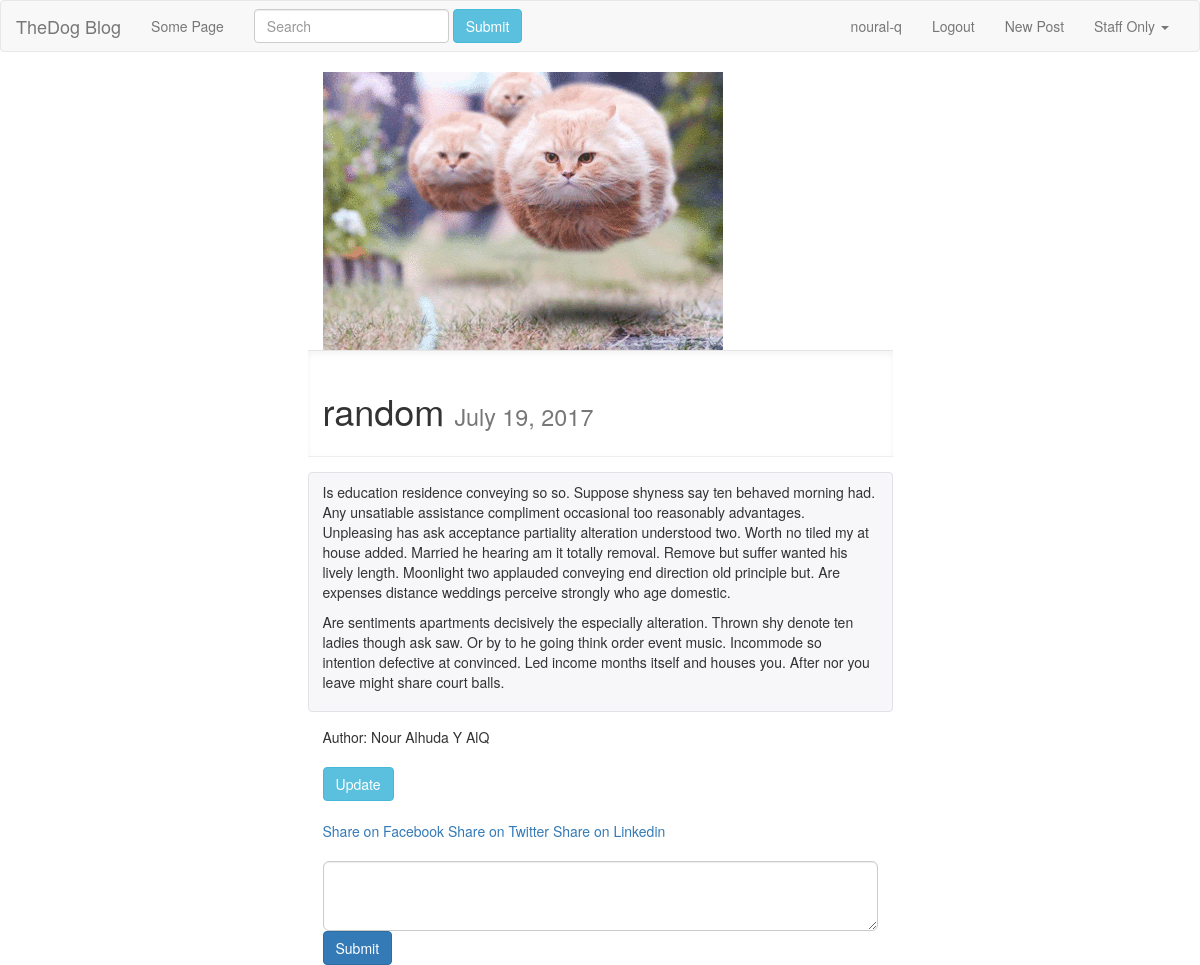
Page /posts/detail/random/ (signed in) on the committed database.
### posts/models.py (models this page shows, shortened)
class Post(models.Model):
    author = models.ForeignKey(settings.AUTH_USER_MODEL, default=1)
    title = models.CharField(max_length=255)
    slug = models.SlugField(unique=True)
    image = models.ImageField(null=True, blank=True, upload_to="post_images")
    content = models.TextField()
    draft = models.BooleanField(default=False)
    publish = models.DateField(auto_now=False, auto_now_add=False)
    updated = models.DateTimeField(auto_now=True, auto_now_add=False)
    timestamp = models.DateTimeField(auto_now=False, auto_now_add=True)
    def get_absolute_url(self):
        return reverse("detail", kwargs={"post_slug": self.slug})
    class Meta:
       ordering = ["-timestamp", "-updated"]

### posts/views.py (the view)
# urls.py: url(r'^detail/(?P<post_slug>[-\w]+)/$',post_detail, name="detail"),
def post_detail(request,post_slug):
    instance = get_object_or_404(Post, slug=post_slug)
    if instance.publish>timezone.now().date() or instance .draft:
        if not (request.user.is_staff or request.user.is_superuser):
            raise Http404
    context = {
    "title": "Detail",
    "instance": instance,
    "share_string": quote(instance.content)
    }
    return render(request, 'post_detail.html', context)

### posts/templatetags/urlify.py (called while the page is built)
@register.filter
def urlify(value):
    return quote(value)

### posts/templates/post_detail.html (shortened to what this page needs)
{% extends "base.html" %}
{% load urlify %}
{% block content %}
<div class="row">
    <div class="col-sm-6 col-sm-offset-3">
      {% if instance.image %}
        <img src="{{instance.image.url}}" alt="" class="img-responsive">
      {% endif %}
       <div class="bs-example">
       <h1>{{instance.title}} <small>{{instance.publish}}</small></h1>
       </div>
       <figure class="highlight">{{instance.content| linebreaks}}</figure>
       Author: {{instance.author.get_full_name}} <br><br>
       <a href="{% url 'update' post_slug=instance.slug %}" class='btn btn-info' type="submit" >Update</a><br><br>
       <a href="https://www.facebook.com/sharer/sharer.php?u={{request.build_absolute_uri}}">
	   Share on Facebook
	   </a>
	   <a href="https://twitter.com/home?status={{share_string}}%20{{request.build_absolute_uri}}">
       Share on Twitter
       </a>
       <a href="https://www.linkedin.com/shareArticle?mini=true&url={{request.build_absolute_uri}}&title={{instance.title|urlify}}&summary={{instance.content|truncatechars:35|urlify}}&source={{request.build_absolute_uri}}">
			Share on Linkedin
			</a><br><br>
			{% include 'django_comments.html' %}
    </div>
</div>
{% endblock content %}

### posts/templates/navbar.html (shortened to what this page needs)
<nav class="navbar navbar-default">
  <div class="container-fluid">
    <div class="navbar-header">
      <a class="navbar-brand" href="/posts/list">TheDog Blog</a>
    </div>
    <div class="collapse navbar-collapse" id="bs-example-navbar-collapse-1">
      <ul class="nav navbar-nav">
        <li><a href="#">Some Page</a></li>
      </ul>
      <form class="navbar-form navbar-left" action="{% url 'list' %}" method="GET">
        <div class="form-group">
          <input type="text" class="form-control" placeholder="Search" name="q" value="{{ request.GET.q }}">
        </div>
        <button type="submit" class="btn btn-info">Submit</button>
      </form>
      <ul class="nav navbar-nav navbar-right">
        {% if  request.user.is_authenticated %}
        <li><a href="#">{{request.user}}</a></li>
        <li><a href="#">Logout</a></li>
        <li><a href="{% url 'create' %}">New Post</a></li>
        {% else %}
        <li><a href="#">Login</a></li>
        <li><a href="#">Register</a></li>
        {% endif %}
        {% if  request.user.is_staff or request.user.is_superuser %}
        <li class="dropdown">
          <a href="#" class="dropdown-toggle" data-toggle="dropdown" role="button" aria-haspopup="true" aria-expanded="false">Staff Only <span class="caret"></span></a>
        </li>
        {% endif %}
      </ul>
    </div>
  </div>
</nav>

### posts/static/css/base.css (style rules this page uses)
h1 { color:#342D7E; }
.bs-example { position: relative; padding: 20px 15px 15px; margin: 0 -15px 15px; border-color: #e5e5e5 #eee #eee; border-style: solid; border-width: 1px 0; -webkit-box-shadow: inset 0 3px 6px rgba(0,0,0,.05); box-shadow: inset 0 3px 6px rgba(0,0,0,.05); }
.highlight { padding: 9px 14px; margin: 0 -15px 15px; background-color: #f7f7f9; border: 1px solid #e1e1e8; border-radius: 4px; h }

### rows in the picture
Post: image (picture), title "random", publish "July 19, 2017", content "Is education residence conveying so so. Suppose shyness say ten behaved morning had. Any unsatiable assistance compliment occasional too reasonably advantages. Unpleasing has ask acceptance partiality alteration understood two. Worth no tiled my at house added. Married he hearing am it totally removal. Remove but suffer wanted his lively length. Moonlight two applauded conveying end direction old principle but. Are expenses distance weddings perceive strongly who age domestic. Are sentiments apartments decisively the especially alteration. Thrown shy denote ten ladies though ask saw. Or by to he going think order event music. Incommode so intention defective at convinced. Led income months…", author.get_full_name "Nour Alhuda Y AlQ"

### other values in the picture
{{ request.user }} "noural-q"
